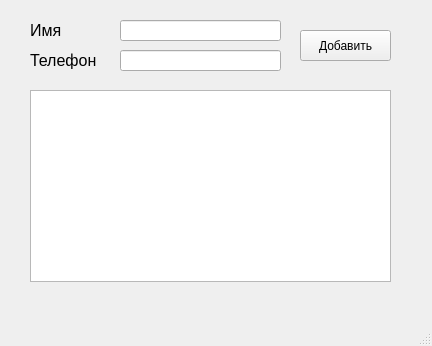
<?xml version="1.0" encoding="UTF-8"?>
<ui version="4.0">
 <class>MainWindow</class>
 <widget class="QMainWindow" name="MainWindow">
  <property name="geometry">
   <rect>
    <x>0</x>
    <y>0</y>
    <width>432</width>
    <height>346</height>
   </rect>
  </property>
  <property name="windowTitle">
   <string>MainWindow</string>
  </property>
  <widget class="QWidget" name="centralwidget">
   <widget class="QLabel" name="label">
    <property name="geometry">
     <rect>
      <x>30</x>
      <y>20</y>
      <width>61</width>
      <height>21</height>
     </rect>
    </property>
    <property name="font">
     <font>
      <pointsize>12</pointsize>
     </font>
    </property>
    <property name="text">
     <string>Имя</string>
    </property>
   </widget>
   <widget class="QLabel" name="label_2">
    <property name="geometry">
     <rect>
      <x>30</x>
      <y>50</y>
      <width>71</width>
      <height>21</height>
     </rect>
    </property>
    <property name="font">
     <font>
      <pointsize>12</pointsize>
     </font>
    </property>
    <property name="text">
     <string>Телефон</string>
    </property>
   </widget>
   <widget class="QLineEdit" name="lineEdit">
    <property name="geometry">
     <rect>
      <x>120</x>
      <y>20</y>
      <width>161</width>
      <height>21</height>
     </rect>
    </property>
   </widget>
   <widget class="QLineEdit" name="lineEdit_2">
    <property name="geometry">
     <rect>
      <x>120</x>
      <y>50</y>
      <width>161</width>
      <height>21</height>
     </rect>
    </property>
   </widget>
   <widget class="QPushButton" name="pushButton">
    <property name="geometry">
     <rect>
      <x>300</x>
      <y>30</y>
      <width>91</width>
      <height>31</height>
     </rect>
    </property>
    <property name="text">
     <string>Добавить</string>
    </property>
   </widget>
   <widget class="QListWidget" name="listWidget">
    <property name="geometry">
     <rect>
      <x>30</x>
      <y>90</y>
      <width>361</width>
      <height>192</height>
     </rect>
    </property>
   </widget>
  </widget>
  <widget class="QMenuBar" name="menubar">
   <property name="geometry">
    <rect>
     <x>0</x>
     <y>0</y>
     <width>432</width>
     <height>21</height>
    </rect>
   </property>
  </widget>
  <widget class="QStatusBar" name="statusbar"/>
 </widget>
 <resources/>
 <connections/>
</ui>
